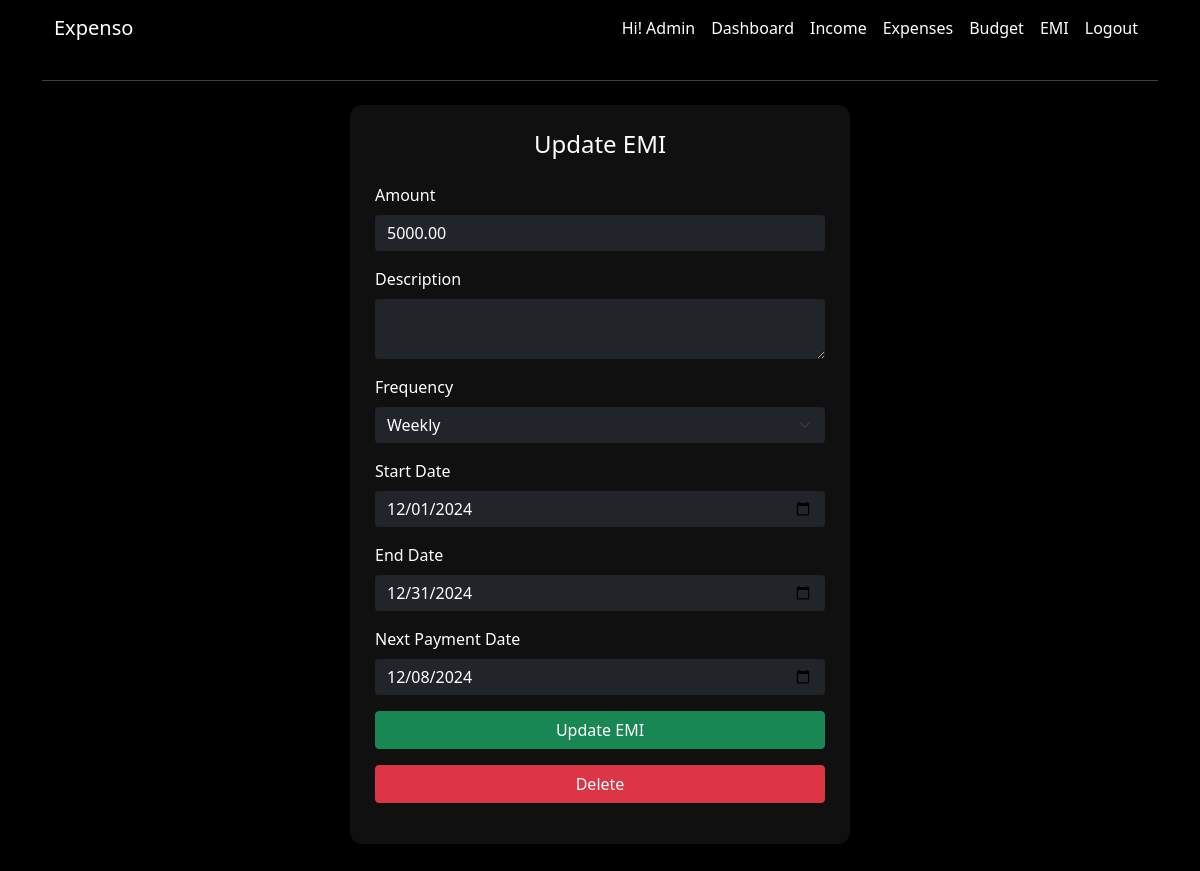
/emi/update/9 (signed in), run on an earlier commit of the app's database.
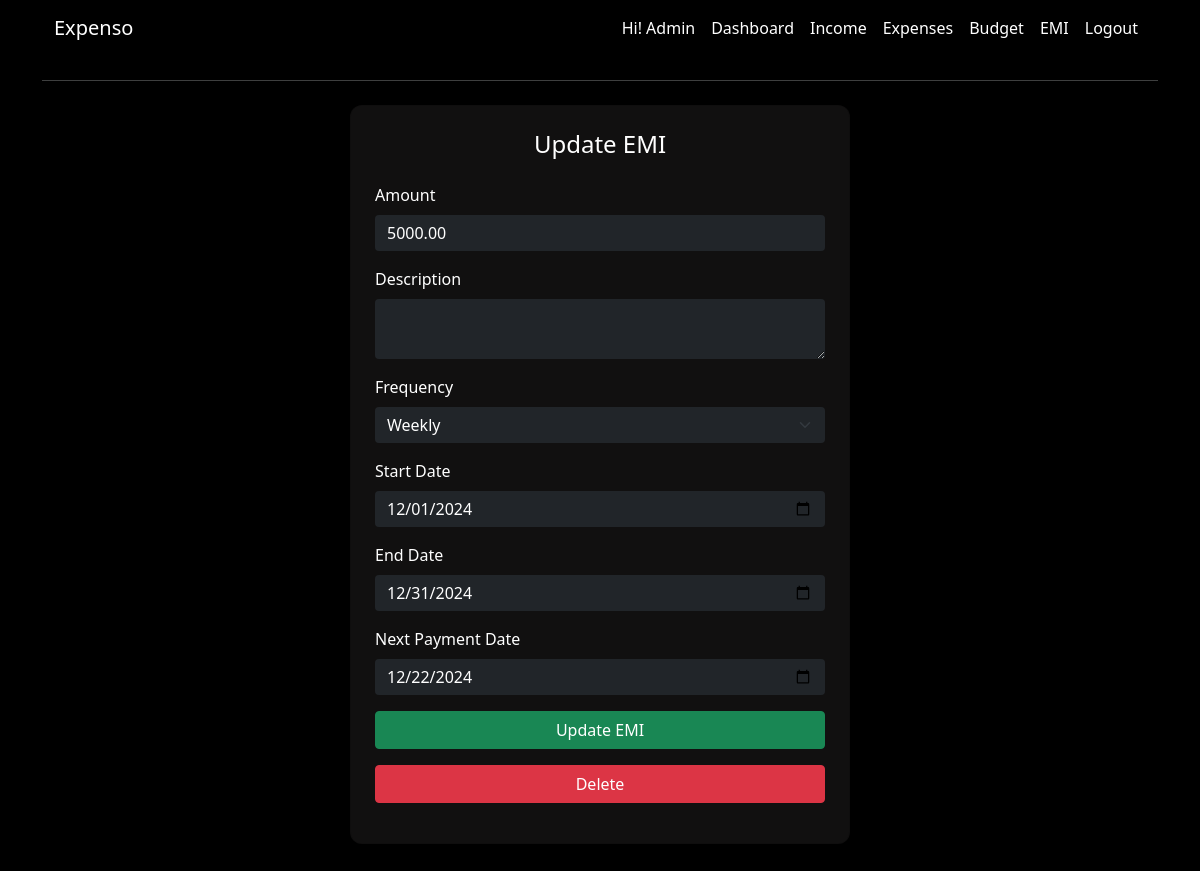
And on a later commit of the database.
### app/models.py (models this page shows, shortened)
class EMI(models.Model):
    FREQUENCY_CHOICES = [
        ('Monthly', 'Monthly'),
        ('Weekly', 'Weekly'),
        ('Quarterly', 'Quarterly'),
    ]
    user = models.ForeignKey(  # Foreign key to associate EMIs with a user.
        User,  # Refers to the User model.
        on_delete=models.CASCADE,  # Deletes EMI records if the associated user is deleted.
        related_name='emis'  # Allows reverse querying using 'emis' on the User model.
    )
    amount = models.DecimalField(  # Field to store the EMI amount.
        max_digits=10,  # Maximum number of digits in the amount (including decimal places).
        decimal_places=2  # Number of digits after the decimal point (e.g., 12345.67).
    )
    start_date = models.DateField()  # Field to store the start date of the EMI.
    end_date = models.DateField()  # Field to store the end date of the EMI.
    frequency = models.CharField(
        max_length=20,  # Maximum length of the frequency string.
        choices=FREQUENCY_CHOICES,  # Add predefined choices for frequency.
        default='Monthly'  # Set default value for the frequency field.
    )
    description = models.TextField(  # Field to store an optional description of the EMI.
        blank=True,  # Allows this field to be left empty in forms.
        null=True  # Allows this field to store NULL values in the database.
    )
    next_payment_date = models.DateField()  # Field to store the date of the next EMI payment.

### app/views.py (the view, shortened to what this page needs)
# urls.py: path('emi/update/<int:id>', views.emi_update_view, name='emi-update'),
@login_required(login_url='login')
def emi_update_view(request, id):
    emi = get_object_or_404(EMI, user=request.user, id=id)
    return render(request, 'emi/emi_update.html',context={'emi':emi})

### app/templates/emi/emi_update.html (shortened to what this page needs)
{% extends 'base.html' %}
{% load static %}
{% block content %}
<hr class="my-4">
<div class="d-flex justify-content-center align-items-center mb-5">
    <div class="card text-white shadow-sm p-4" style="width: 100%; max-width: 500px;">
        <h4 class="text-center mb-4">Update EMI</h4>
        <form method="POST">
            <div class="mb-3">
                <label class="form-label">Amount</label>
                <input type="number" step="0.01" name="amount" value="{{emi.amount}}" class="form-control bg-dark text-white border-0 rounded" required>
            </div>
            <div class="mb-3">
                <label class="form-label">Description</label>
                <textarea name="description" class="form-control bg-dark text-white border-0 rounded">{{emi.description}}</textarea>
            </div>
            <div class="mb-3">
                <label class="form-label">Frequency</label>
                <select name="frequency" class="form-select bg-dark text-white border-0 rounded" required>
                    <option value="Weekly" {% if emi.frequency == "Weekly" %}selected{% endif %}>Weekly</option>
                </select>
            </div>
            <div class="mb-3">
                <label class="form-label">Start Date</label>
                <input type="date" name="start_date" value="{{emi.start_date|date:'Y-m-d'}}" class="form-control bg-dark text-white border-0 rounded" required>
            </div>
            <div class="mb-3">
                <label class="form-label">End Date</label>
                <input type="date" name="end_date" value="{{emi.end_date|date:'Y-m-d'}}" class="form-control bg-dark text-white border-0 rounded" required>
            </div>
            <div class="mb-3">
                <label class="form-label">Next Payment Date</label>
                <input type="date" name="next_payment_date" value="{{emi.next_payment_date|date:'Y-m-d'}}" class="form-control bg-dark text-white border-0 rounded" required>
            </div>
            <button type="submit" class="btn btn-success mb-3 w-100">Update EMI</button>
            <a href="{% url 'emi-delete' emi.id %}" class="btn btn-danger mb-3 w-100">Delete</a>
        </form>
    </div>
</div>
{% endblock %}

What changed in the data, as far as the page shows it:
changed EMI "Weekly": next_payment_date "12/08/2024" → "12/22/2024"
